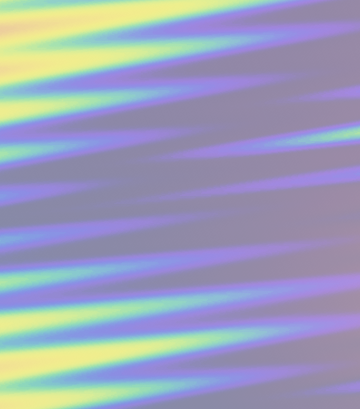
#> input picture src/features/memberCard/assets/foil_digit_0.webp, 360 x 409 px
$ python -i crop.py   (imports and definitions only)
#> lines starting #> are read from the running program, lines starting #| are printed output that depends on the picture
#> further down, picture is the input picture: PIL image 360x409 RGB; mean R, G, B 156.6, 160.1, 186.5
"""crop.py in.png out.png x y w h [zoom=4] [half=0]  -- nearest-neighbour zoom crop (pixels, of the source png).
   crop.py half in.png out.png  -- half-size copy for quick review (composited over black, RGB)."""
import sys
from PIL import Image

def flat(im):
    im = im.convert("RGBA")
    bg = Image.new("RGBA", im.size, (0, 0, 0, 255))
    # desktopCapturer keeps acrylic alpha; judge on RGB, so drop alpha instead of compositing over white
    r, g, b, a = im.split()
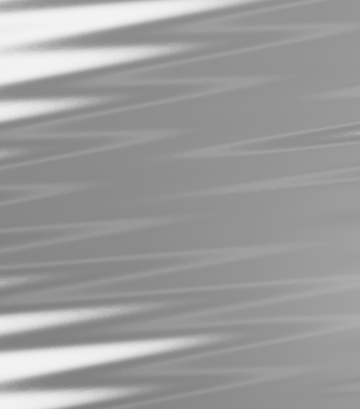
#> r: PIL image 360x409 L; min 129, max 243, mean 156.6
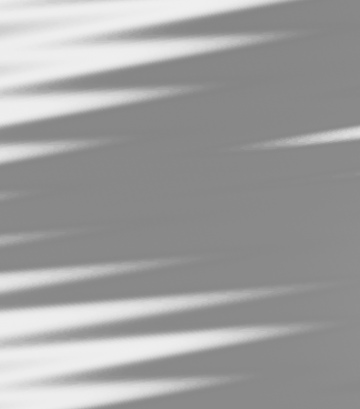
#> g: PIL image 360x409 L; min 133, max 239, mean 160.1
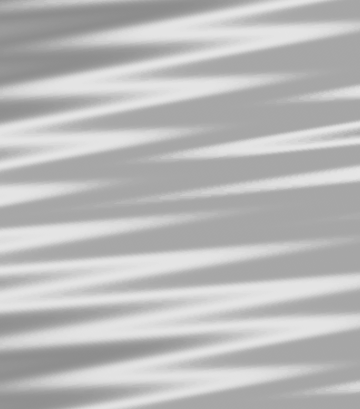
#> b: PIL image 360x409 L; min 140, max 230, mean 186.5
#> a: PIL image 360x409 L; every value is 255
    return Image.merge("RGB", (r, g, b))

a = sys.argv[1:]
# [10 lines not run here, left out]

>>> from PIL import Image
>>> picture = Image.open('../../src/features/memberCard/assets/foil_digit_0.webp')
>>> result = flat(picture)

$ run again, on src/features/memberCard/assets/foil_digit_2.webp
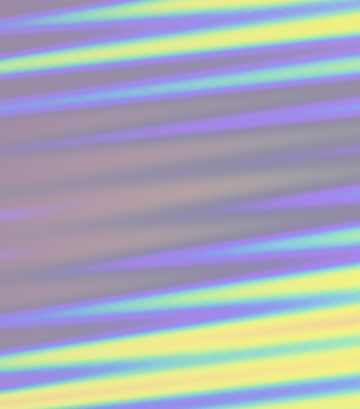
#> input picture src/features/memberCard/assets/foil_digit_2.webp, 360 x 409 px
#> picture is the input picture: PIL image 360x409 RGB; mean R, G, B 167.3, 170.9, 184.4
#> in flat, `r, g, b, a = im.split()`:
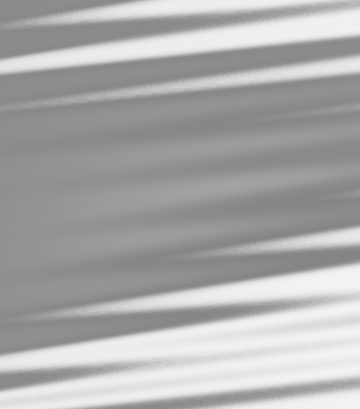
#> g: PIL image 360x409 L; min 132, max 244, mean 170.9
#> in flat, `r, g, b, a = im.split()`:
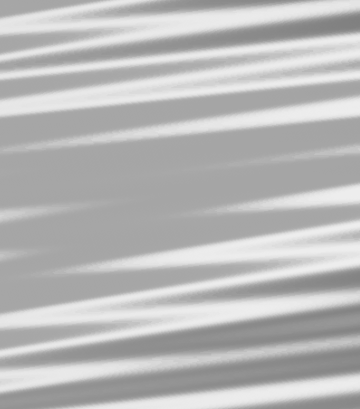
#> b: PIL image 360x409 L; min 127, max 238, mean 184.4
#> a: PIL image 360x409 L; every value is 255

$ run again, on src/features/memberCard/assets/foil_digit_3.webp
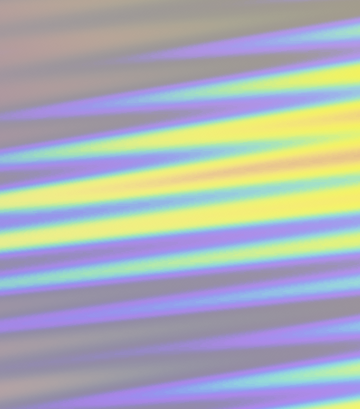
#> input picture src/features/memberCard/assets/foil_digit_3.webp, 360 x 409 px
#> picture is the input picture: PIL image 360x409 RGB; mean R, G, B 171.4, 174.9, 181.3
#> in flat, `r, g, b, a = im.split()`:
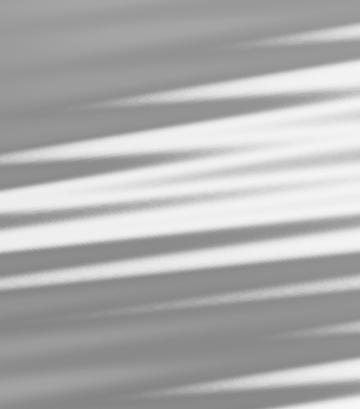
#> g: PIL image 360x409 L; min 133, max 246, mean 174.9
#> in flat, `r, g, b, a = im.split()`:
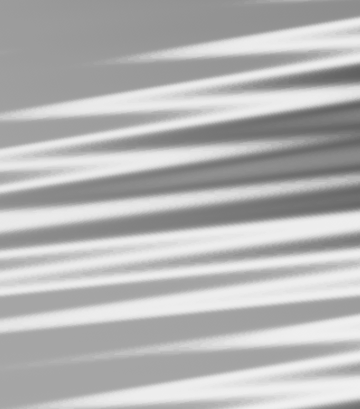
#> b: PIL image 360x409 L; min 96, max 240, mean 181.3
#> a: PIL image 360x409 L; every value is 255
